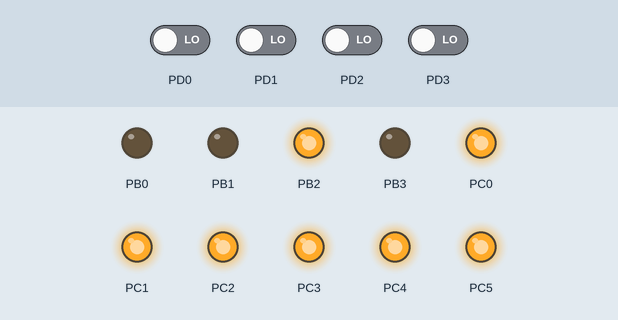
Simulated run of this program. Board: ATmega328P, built with avr-gcc and emulated at 1.2 MHz. On the bench: output pins drawn as LEDs (lit = HIGH). The test bench sets the inputs (shaded band); at power-on: PD0–3 LOW.

Above: at 1.2 s.
1.3 s: PD0 driven HIGH
At 2.4 s:
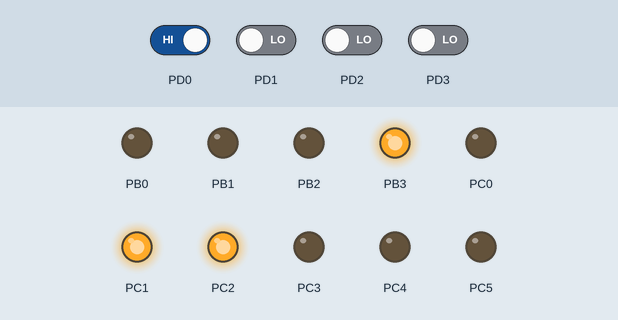
2.8 s: PD1 driven HIGH
At 3.6 s:
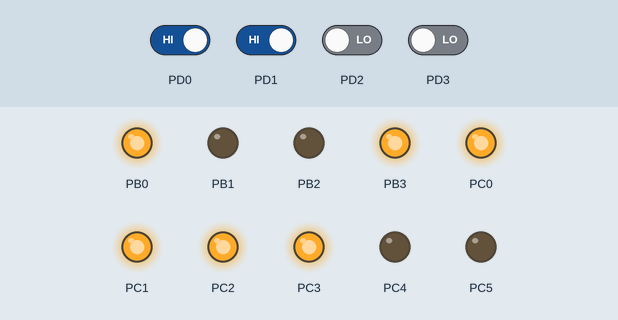
4.3 s: PD2 driven HIGH
At 4.8 s:
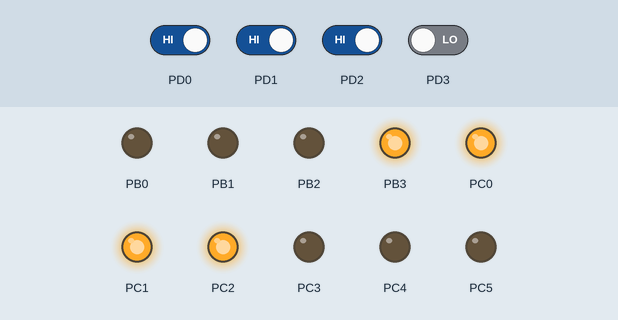
5.8 s: PD3 driven HIGH
At 7.0 s:
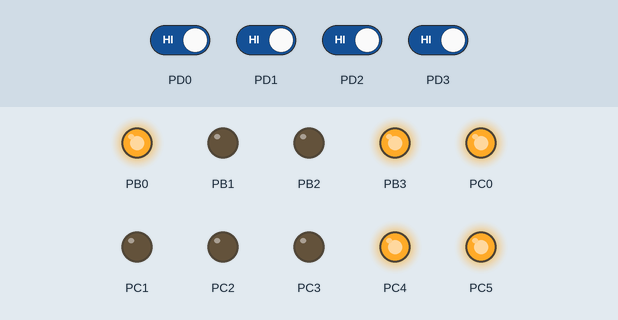
7.3 s: PD0 driven LOW
At 8.3 s:
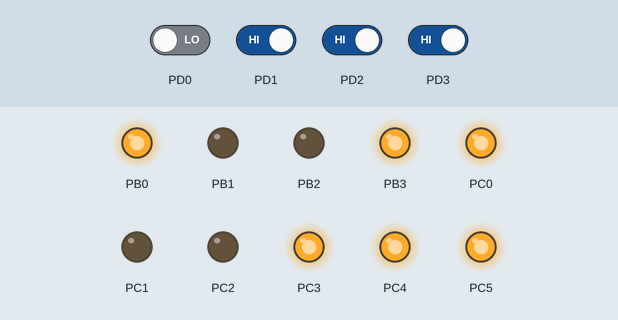
8.8 s: PD1 driven LOW
At 9.5 s:
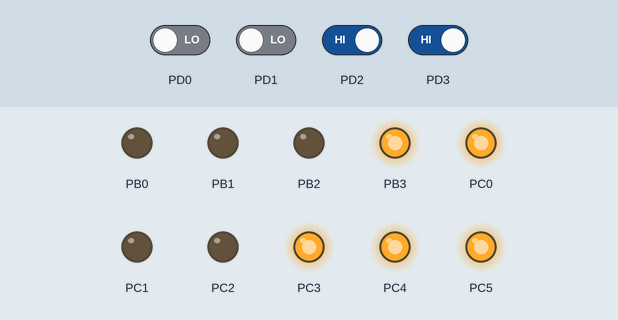
Timing chart, 0 to 11.3 s (numbered marks = the images above; inputs shaded):
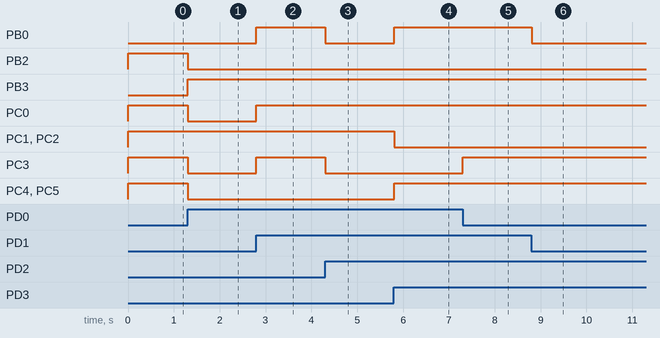

The program:

main.c
```c
#include <avr/io.h>
#define F_CPU 1.2E6
#include <util/delay.h>

uint8_t bin_to_hex(uint8_t bin) {
	switch (bin) {
		case 0b0000: return 0x0;
		case 0b0001: return 0x1;
		case 0b0010: return 0x2;
		case 0b0011: return 0x3;
		case 0b0100: return 0x4;
		case 0b0101: return 0x5;
		case 0b0110: return 0x6;
		case 0b0111: return 0x7;
		case 0b1000: return 0x8;
		case 0b1001: return 0x9;
		case 0b1010: return 0xA;
		case 0b1011: return 0xB;
		case 0b1100: return 0xC;
		case 0b1101: return 0xD;
		case 0b1110: return 0xE;
		case 0b1111: return 0xF;
		default: return 0x0;
	}
}

void display_hex(uint8_t hex) {
	switch (hex) {
		case 0x1: // Display '1'
		PORTC = 0b00000110;
		PORTB &= 0xFE;
		break;
		case 0x2: // Display '2'
		PORTC = 0b01011011;
		PORTB |= 0x01;
		break;
		case 0x3: // Display '3'
		PORTC = 0b01001111;
		PORTB |= 0x01;
		break;
		case 0x4: // Display '4'
		PORTC = 0b01100110;
		PORTB |= 0x01;
		break;
		case 0x5: // Display '5'
		PORTC = 0b01101101;
		PORTB |= 0x01;
		break;
		case 0x6: // Display '6'
		PORTC = 0b01111101;
		PORTB |= 0x01;
		break;
		case 0x7: // Display '7'
		PORTC = 0b00000111;
		PORTB &= 0xFE;
		break;
		case 0x8: // Display '8'
		PORTC = 0b01111111;
		PORTB |= 0x01;
		break;
		case 0x9: // Display '9'
		PORTC = 0b01101111;
		PORTB |= 0x01;
		break;
		case 0xA: // Display 'A'
		PORTC = 0b01110111;
		PORTB |= 0x01;
		break;
		case 0xB: // Display 'B'
		PORTC = 0b01111100;
		PORTB |= 0x01;
		break;
		case 0xC: // Display 'C'
		PORTC = 0b00111001;
		PORTB &= 0xFE;
		break;
		case 0xD: // Display 'D'
		PORTC = 0b01011110;
		PORTB |= 0x01;
		break;
		case 0xE: // Display 'E'
		PORTC = 0b01111001;
		PORTB |= 0x01;
		break;
		case 0xF: // Display 'F'
		PORTC = 0b01110001;
		PORTB |= 0x01;
		break;
		default:
		PORTC = 0b00111111; // Blank if not valid hex digit
		PORTB &= 0xFE;
		break;
	}
}

int main(void) {
	uint8_t sw1, sw2;

	DDRD = 0x00;
	DDRB = 0x0F;
	DDRC = 0x3F;

	while (1) {
		uint8_t d = PIND;
		sw1 = d & 0x0F;
		sw2 = (d >> 4) & 0x0F;

		uint8_t hex_sw1 = bin_to_hex(sw1);
		uint8_t hex_sw2 = bin_to_hex(sw2);

		if (hex_sw1 == hex_sw2) {
			// Case 1: sw1 == sw2
			PORTB = 0x04; // Turn on PB2 LED
			display_hex(hex_sw1);
		} else if (hex_sw1 < hex_sw2) {
			// Case 2: sw1 < sw2
			PORTB = 0x02; // Turn on PB1 LED
			display_hex(hex_sw2 - hex_sw1);
		} else {
			// Case 3: sw1 > sw2
			PORTB = 0x08; // Turn on PB3 LED
			display_hex(hex_sw1 - hex_sw2);
		}

		_delay_ms(100); // Delay for stability
	}

	return 0;
}
```

Measured:
- after the input at 1.3 s, PB2, PC0, PC3–5: HIGH → LOW at once; PB3: LOW → HIGH at once
- after the input at 2.8 s, PB0, PC0, PC3: LOW → HIGH at once
- after the input at 4.3 s, PB0, PC3: HIGH → LOW at once
- after the input at 5.8 s, PB0, PC4, PC5: LOW → HIGH at once; PC1, PC2: HIGH → LOW at once
- after the input at 7.3 s, PC3: LOW → HIGH at once
- after the input at 8.8 s, PB0: HIGH → LOW at once
